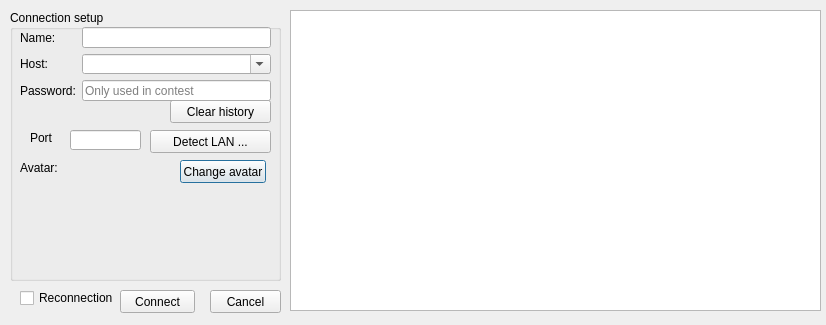
<?xml version="1.0" encoding="UTF-8"?>
<ui version="4.0">
 <class>ConnectionDialog</class>
 <widget class="QDialog" name="ConnectionDialog">
  <property name="windowModality">
   <enum>Qt::WindowModal</enum>
  </property>
  <property name="geometry">
   <rect>
    <x>0</x>
    <y>0</y>
    <width>826</width>
    <height>325</height>
   </rect>
  </property>
  <property name="windowTitle">
   <string>Join Game</string>
  </property>
  <widget class="QGroupBox" name="groupBox">
   <property name="geometry">
    <rect>
     <x>10</x>
     <y>10</y>
     <width>271</width>
     <height>271</height>
    </rect>
   </property>
   <property name="title">
    <string>Connection setup</string>
   </property>
   <widget class="QLabel" name="portLabel">
    <property name="geometry">
     <rect>
      <x>20</x>
      <y>120</y>
      <width>24</width>
      <height>16</height>
     </rect>
    </property>
    <property name="text">
     <string>Port</string>
    </property>
   </widget>
   <widget class="QLineEdit" name="portLineEdit">
    <property name="geometry">
     <rect>
      <x>60</x>
      <y>120</y>
      <width>71</width>
      <height>20</height>
     </rect>
    </property>
   </widget>
   <widget class="QLabel" name="avatarLabel">
    <property name="geometry">
     <rect>
      <x>10</x>
      <y>150</y>
      <width>42</width>
      <height>16</height>
     </rect>
    </property>
    <property name="text">
     <string>Avatar:</string>
    </property>
   </widget>
   <widget class="QLabel" name="avatarPixmap">
    <property name="geometry">
     <rect>
      <x>60</x>
      <y>160</y>
      <width>100</width>
      <height>100</height>
     </rect>
    </property>
    <property name="minimumSize">
     <size>
      <width>100</width>
      <height>100</height>
     </size>
    </property>
    <property name="text">
     <string/>
    </property>
    <property name="scaledContents">
     <bool>true</bool>
    </property>
   </widget>
   <widget class="QPushButton" name="changeAvatarButton">
    <property name="geometry">
     <rect>
      <x>170</x>
      <y>150</y>
      <width>86</width>
      <height>23</height>
     </rect>
    </property>
    <property name="text">
     <string>Change avatar</string>
    </property>
   </widget>
   <widget class="QPushButton" name="detectLANButton">
    <property name="geometry">
     <rect>
      <x>140</x>
      <y>120</y>
      <width>121</width>
      <height>23</height>
     </rect>
    </property>
    <property name="text">
     <string>Detect LAN ...</string>
    </property>
   </widget>
   <widget class="QPushButton" name="clearHistoryButton">
    <property name="geometry">
     <rect>
      <x>160</x>
      <y>90</y>
      <width>101</width>
      <height>23</height>
     </rect>
    </property>
    <property name="text">
     <string>Clear history</string>
    </property>
   </widget>
   <widget class="QWidget" name="layoutWidget">
    <property name="geometry">
     <rect>
      <x>10</x>
      <y>17</y>
      <width>251</width>
      <height>74</height>
     </rect>
    </property>
    <layout class="QFormLayout" name="formLayout">
     <item row="0" column="0">
      <widget class="QLabel" name="nameLabel">
       <property name="text">
        <string>Name:</string>
       </property>
       <property name="buddy">
        <cstring>nameLineEdit</cstring>
       </property>
      </widget>
     </item>
     <item row="0" column="1">
      <widget class="QLineEdit" name="nameLineEdit"/>
     </item>
     <item row="1" column="0">
      <widget class="QLabel" name="hostLabel">
       <property name="text">
        <string>Host:</string>
       </property>
      </widget>
     </item>
     <item row="1" column="1">
      <widget class="QComboBox" name="hostComboBox">
       <property name="editable">
        <bool>true</bool>
       </property>
      </widget>
     </item>
     <item row="2" column="0">
      <widget class="QLabel" name="passwordLabel">
       <property name="text">
        <string>Password:</string>
       </property>
      </widget>
     </item>
     <item row="2" column="1">
      <widget class="QLineEdit" name="passwordLineEdit">
       <property name="echoMode">
        <enum>QLineEdit::Password</enum>
       </property>
       <property name="placeholderText">
        <string>Only used in contest</string>
       </property>
      </widget>
     </item>
    </layout>
   </widget>
  </widget>
  <widget class="QListWidget" name="avatarList">
   <property name="geometry">
    <rect>
     <x>290</x>
     <y>10</y>
     <width>531</width>
     <height>301</height>
    </rect>
   </property>
   <property name="iconSize">
    <size>
     <width>80</width>
     <height>80</height>
    </size>
   </property>
   <property name="movement">
    <enum>QListView::Static</enum>
   </property>
   <property name="viewMode">
    <enum>QListView::IconMode</enum>
   </property>
  </widget>
  <widget class="QPushButton" name="cancelButton">
   <property name="geometry">
    <rect>
     <x>210</x>
     <y>290</y>
     <width>71</width>
     <height>23</height>
    </rect>
   </property>
   <property name="text">
    <string>Cancel</string>
   </property>
  </widget>
  <widget class="QPushButton" name="connectButton">
   <property name="geometry">
    <rect>
     <x>120</x>
     <y>290</y>
     <width>75</width>
     <height>23</height>
    </rect>
   </property>
   <property name="text">
    <string>Connect</string>
   </property>
  </widget>
  <widget class="QCheckBox" name="reconnectionCheckBox">
   <property name="geometry">
    <rect>
     <x>20</x>
     <y>290</y>
     <width>95</width>
     <height>16</height>
    </rect>
   </property>
   <property name="text">
    <string>Reconnection</string>
   </property>
  </widget>
 </widget>
 <tabstops>
  <tabstop>avatarList</tabstop>
 </tabstops>
 <resources/>
 <connections>
  <connection>
   <sender>cancelButton</sender>
   <signal>clicked()</signal>
   <receiver>ConnectionDialog</receiver>
   <slot>reject()</slot>
   <hints>
    <hint type="sourcelabel">
     <x>188</x>
     <y>273</y>
    </hint>
    <hint type="destinationlabel">
     <x>241</x>
     <y>158</y>
    </hint>
   </hints>
  </connection>
 </connections>
</ui>
